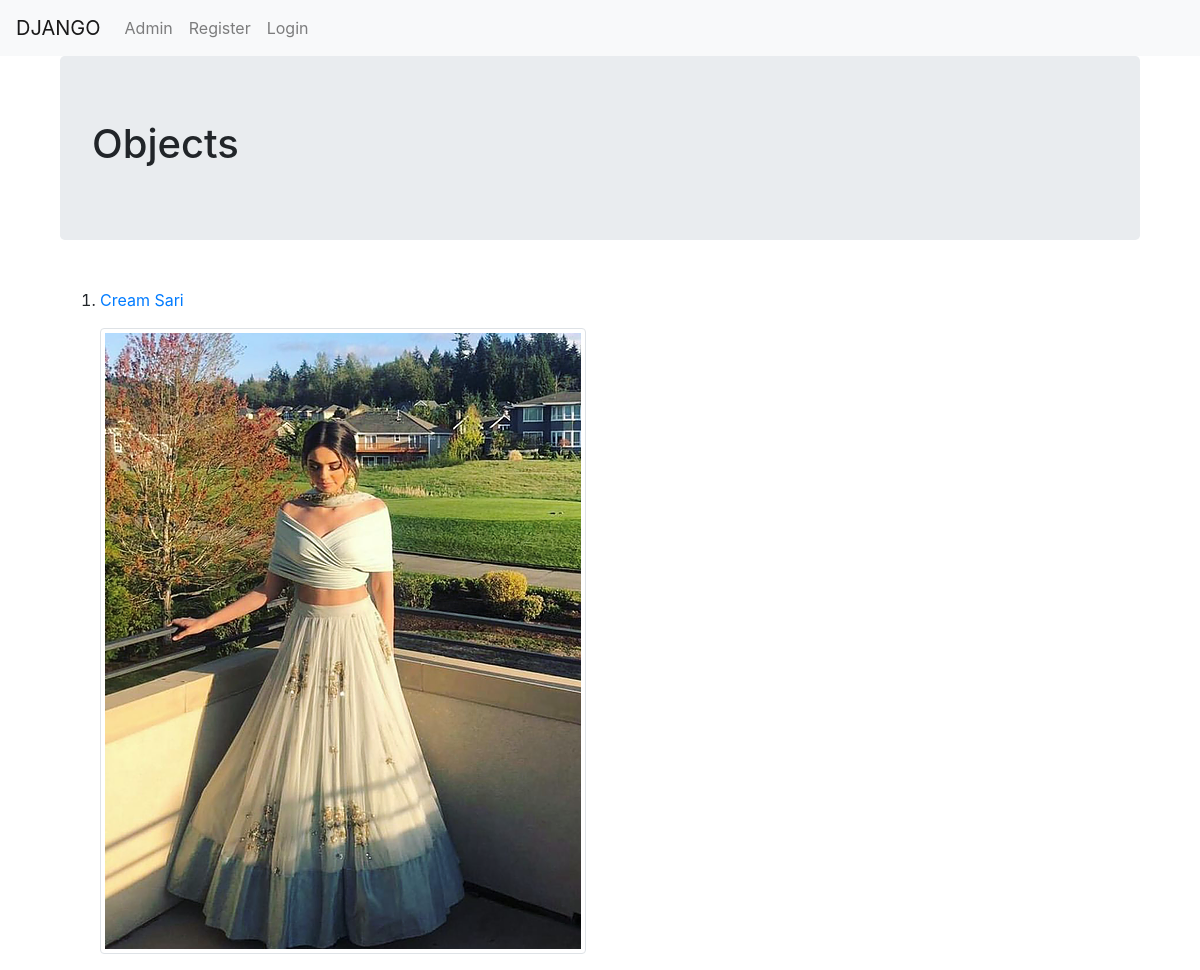
The app's page /basic_app/objects/, older data.
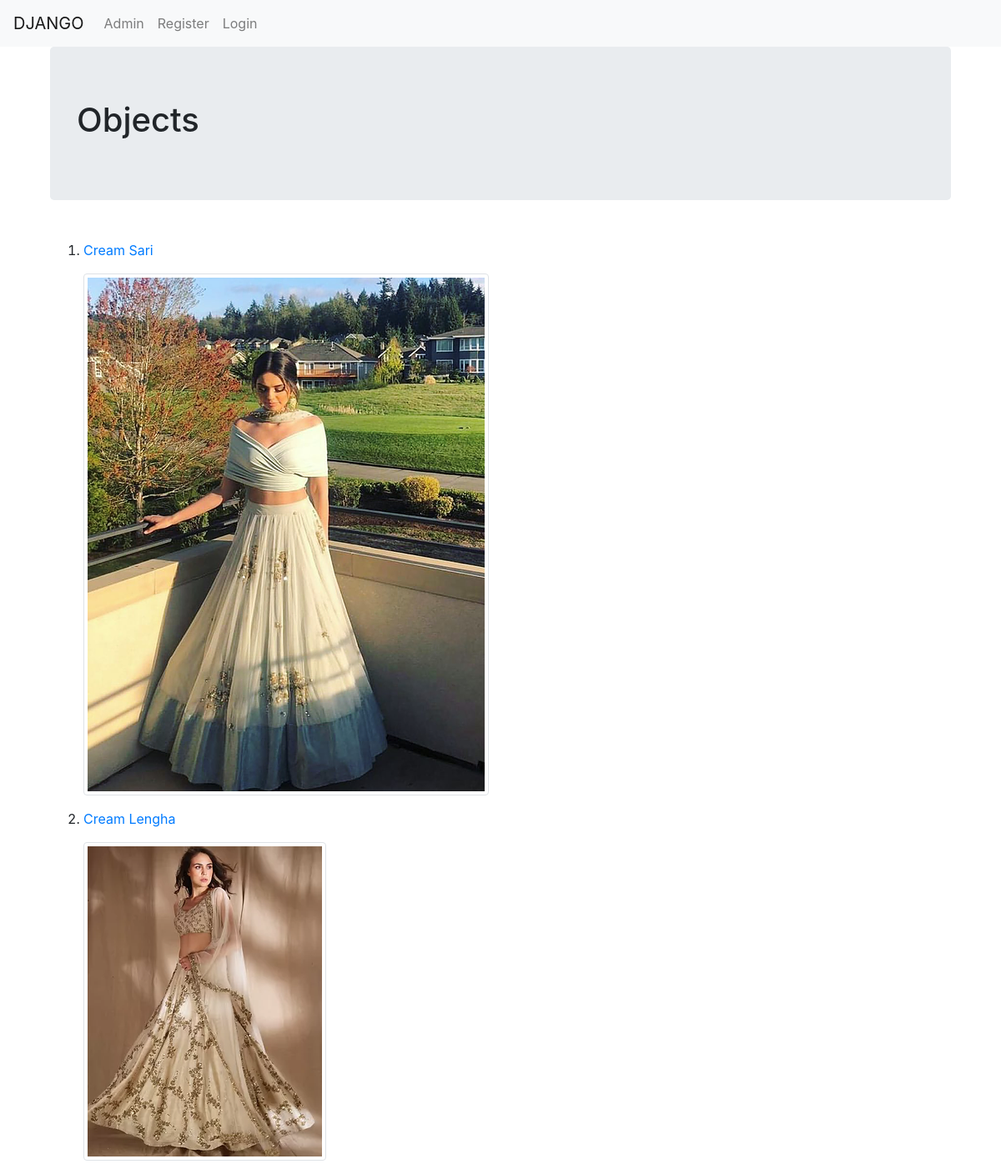
The same page, newer data.
### basic_app/models.py (models this page shows, shortened)
class Object(models.Model):
    user = models.ForeignKey(UserProfileInfo, related_name="objects",on_delete=models.CASCADE, blank=True,null=True)
    user_id = models.IntegerField()
    category = models.CharField(max_length=200)
    description = models.TextField()
    colour = models.CharField(max_length=200)
    price = models.DecimalField(max_digits=5, decimal_places=2, blank=False)
    image = models.ImageField(upload_to="objects", default=None)
    size = models.CharField(max_length=3,default=None)

### basic_app/views.py (the view)
# urls.py: path('objects/',views.ObjectListView.as_view(),name='object_list'),
class ObjectListView(SelectRelatedMixin, ListView):
    model = Object
    select_related = ["user"]

### templates/basic_app/object_list.html
{% extends "basic_app/base.html" %}
{% block body_block %}
<div class="container">
  <div class="jumbotron">
    <h1> Objects </h1>
</div>
<div class="container">
  <div class="row">
    <ol>
    {% for object in object_list %}
    <p><li><a href="{% url 'basic_app:object_detail' pk=object.pk %}">{{object.colour}} {{object.category}}</a></li></p>
    <img src="{{object.image.url}}" class="img-thumbnail">
    {% endfor %}
    </ol>
</div>
{% endblock %}

### templates/basic_app/base.html (shortened to what this page needs)
<!DOCTYPE html>
<html>
  <head>
    <link rel="stylesheet" href="https://stackpath.bootstrapcdn.com/bootstrap/4.1.3/css/bootstrap.min.css"
>
  </head>
  <body>
    <nav class="navbar navbar-expand-lg navbar-light bg-light">
      <div class="navbar-nav">
        <a class="navbar-brand" href="{% url 'index' %}">DJANGO</a>
        <a class="nav-item nav-link" href="{% url 'admin:index' %}">Admin</a>
        <a class="nav-item nav-link" href="{% url 'basic_app:register' %}">Register</a>
        {% if user.is_authenticated %}
          <a class="nav-link" href="{% url 'basic_app:object_list' %}">Object List</a>
          <a class="nav-link" href="{% url 'basic_app:object_new' %}">Add an object</a>
          <a class="nav-item nav-link" href="{% url 'basic_app:profile' username=user.username pk=user.pk %}">Profile</a>
          <a class="nav-link" href="{% url 'logout' %}">Logout</a>
        {% else %}
          <a class="nav-link" href="{% url 'basic_app:login' %}">Login</a>
        {% endif %}
      </div>
    </nav>
    <div class="container">
    {% block body_block %}
    {% endblock %}
    </div>
  </body>
</html>

Row changes from the older to the newer data that the page shows:
added Object: colour "Cream", category "Lengha", image (picture)
